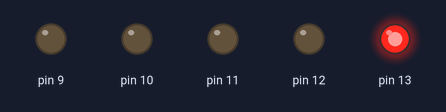
Bench run of a sketch on a simulated Arduino Uno, built with avr-gcc and run on an emulated ATmega328P. On the bench: output pins drawn as LEDs (lit = HIGH).

Above: at 0.2 s.
At 1.2 s:
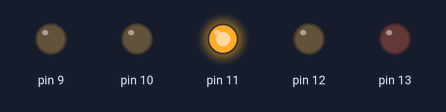
At 1.7 s:
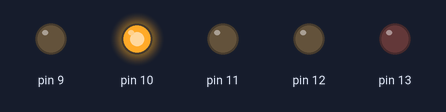
At 3.7 s:
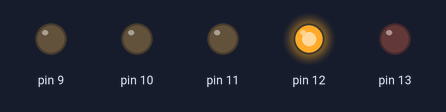
At 5.5 s:
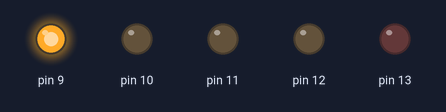
Timing chart, 0 to 6.9 s (numbered marks = the images above):
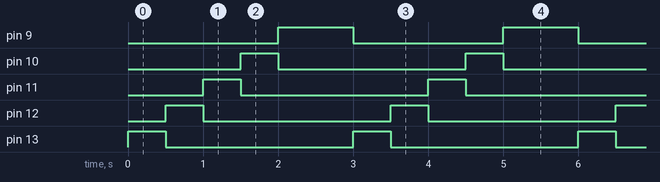

Measured:
- by itself, pin 9: alternates HIGH for 1.0 s and LOW for 2.0 s
- by itself, pin 10–13: alternates HIGH for 0.50 s and LOW for 2.5 s
- by itself, everything shown: repeats every 3.0 s, in 6 steps

The sketch:

ex07.ino
```cpp
void setup() {
  // put your setup code here, to run once:
pinMode(13, OUTPUT);
pinMode(12, OUTPUT);
pinMode(11, OUTPUT);
pinMode(10, OUTPUT);
pinMode(9, OUTPUT);

}

void loop() {
  // put your main code here, to run repeatedly:
digitalWrite(13, HIGH); //Liga o LED
  delay(500); //Espera 1 Seg
  digitalWrite(13, LOW); //Desliga o LED

  digitalWrite(12, HIGH); //Liga o LED
  delay(500); //Espera 1 Seg
  digitalWrite(12, LOW); //Desliga o LED

  digitalWrite(11, HIGH); //Liga o LED
  delay(500); //Espera 1 Seg
  digitalWrite(11, LOW); //Desliga o LED

   digitalWrite(10, HIGH); //Liga o LED
  delay(500); //Espera 1 Seg
  digitalWrite(10, LOW); //Desliga o LED

 digitalWrite(9, HIGH); //Liga o LED
  delay(1000); //Espera 1 Seg
  digitalWrite(9, LOW); //Desliga o LED

}
```
